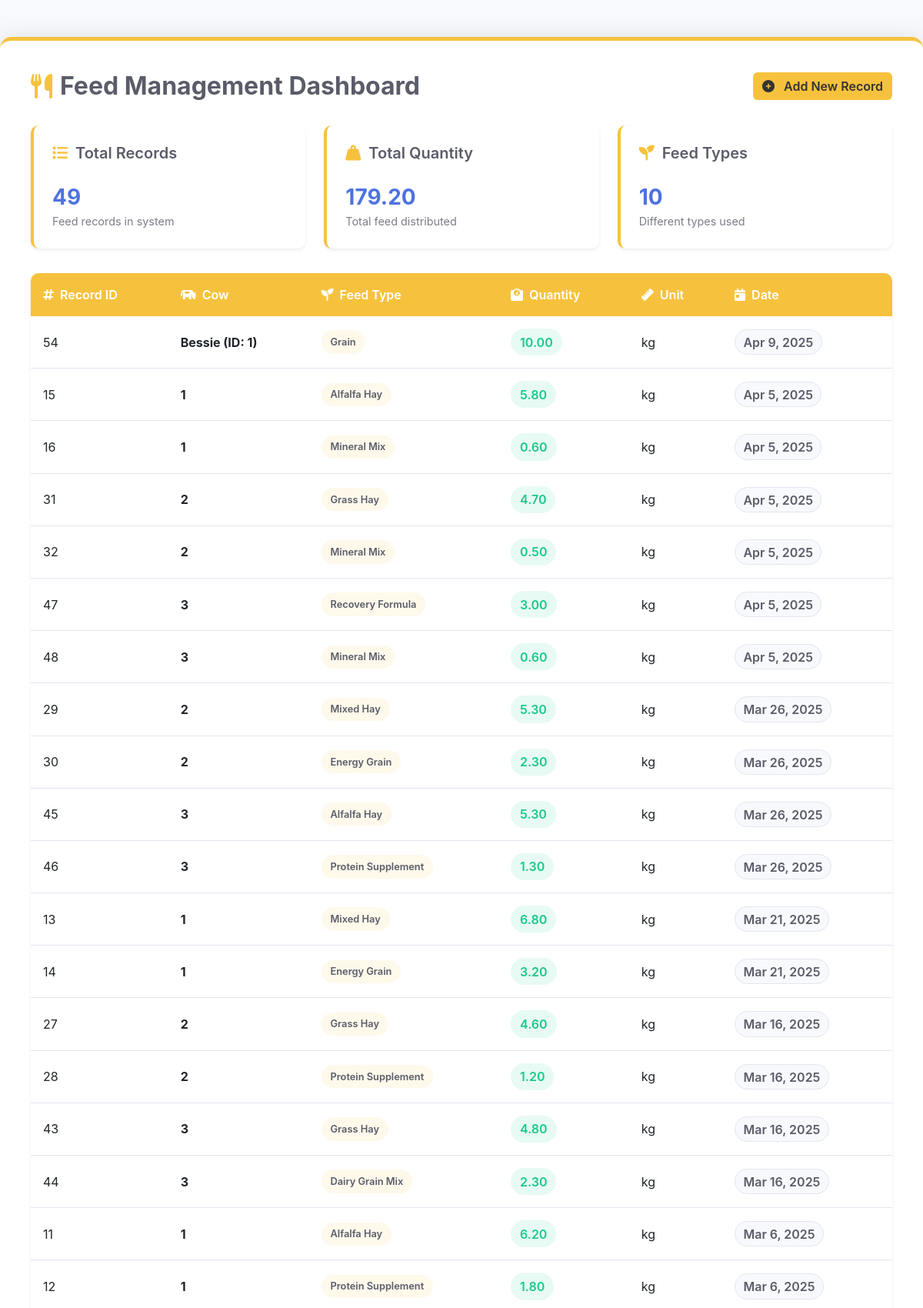
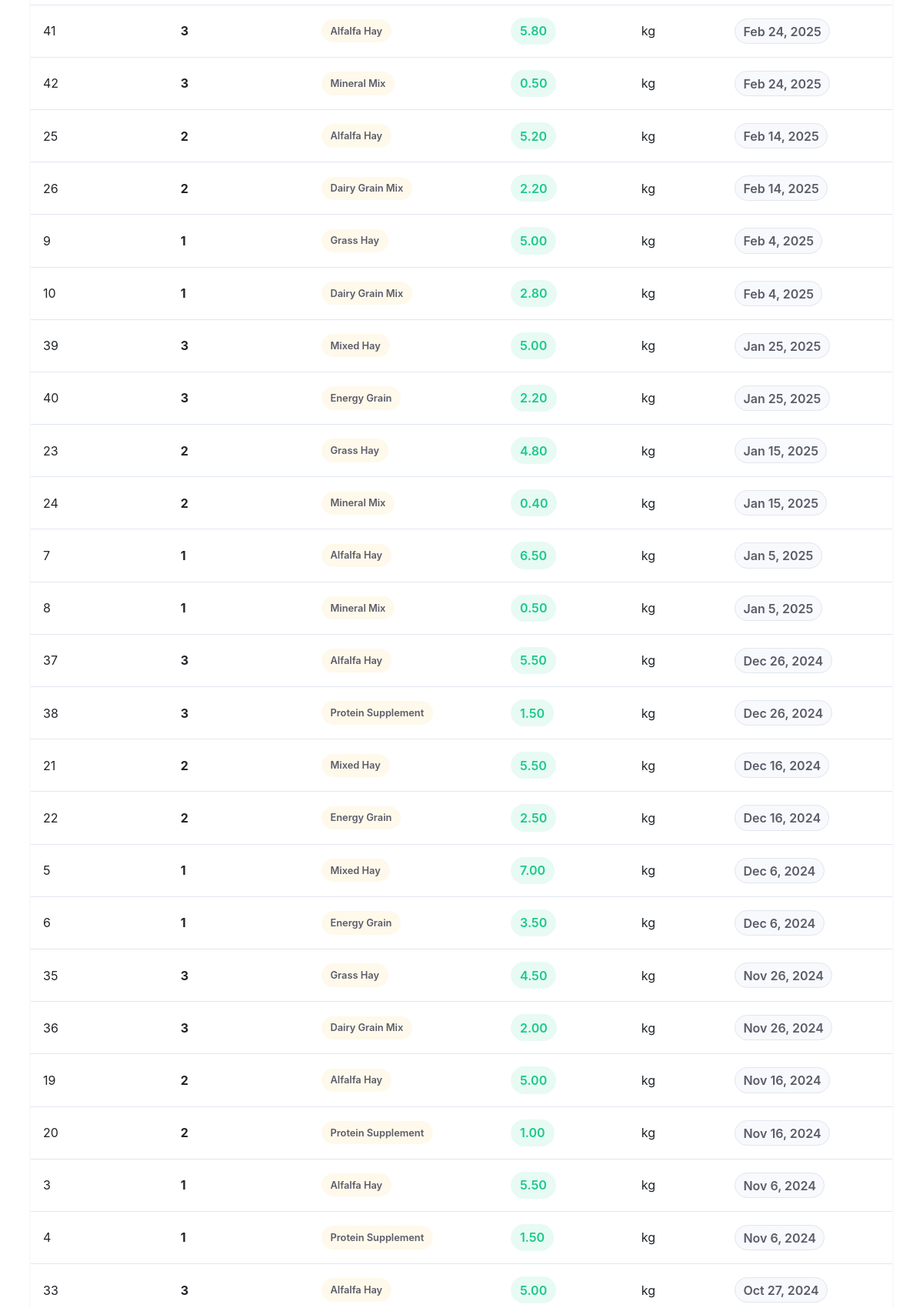
/views/feed/list.php (signed in, upper part), run on the app's committed database (2 pictures, top to bottom).
### tables this page shows
CREATE TABLE `feed_records` (
  `id` int(11) NOT NULL,
  `cow_id` varchar(50) NOT NULL,
  `date` date NOT NULL,
  `feed_type` varchar(255) NOT NULL,
  `quantity` decimal(10,2) NOT NULL,
  `unit` varchar(50) NOT NULL
);

### models/FeedRecord.php (called while the page is built, shortened)
<?php
class FeedRecord {
    private $pdo;
    public function __construct($pdo) {
        $this->pdo = $pdo;
    }
    public function getFeedRecords(int $cowId = null, string $startDate = null, string $endDate = null): array {
        try {
            $sql = "SELECT id, cow_id, date, feed_type, quantity, unit FROM feed_records WHERE 1";
            $params = [];
            $sql .= " ORDER BY date DESC";
            $stmt = $this->pdo->prepare($sql);
            $stmt->execute($params);
            return $stmt->fetchAll(PDO::FETCH_ASSOC);
        } catch (PDOException $e) {
            error_log("Database error (getFeedRecords): " . $e->getMessage());
            return [];
        }
    }
}
?>

### Views/feed/list.php (the view, shortened to what this page needs)
<?php
require_once '../../config/database.php';
require_once '../../models/FeedRecord.php';
$feedRecord = new FeedRecord($pdo);
$feeds = $feedRecord->getFeedRecords();
$cowNames = [];
try {
    $stmt = $pdo->query("SELECT id, cow_id, name FROM cows");
    while ($row = $stmt->fetch(PDO::FETCH_ASSOC)) {
        $cowNames[$row['id']] = $row['name'] . ' (ID: ' . $row['cow_id'] . ')';
    }
} catch (PDOException $e) {
    error_log("Error fetching cow names: " . $e->getMessage());
}
$totalRecords = count($feeds);
$totalQuantity = array_sum(array_column($feeds, 'quantity'));
$uniqueFeedTypes = array_unique(array_column($feeds, 'feed_type'));
?>
<!DOCTYPE html>
<html lang="en">
<head>
    <link href="https://cdn.jsdelivr.net/npm/bootstrap@5.3.0/dist/css/bootstrap.min.css" rel="stylesheet">
    <link rel="stylesheet" href="https://cdnjs.cloudflare.com/ajax/libs/font-awesome/6.4.0/css/all.min.css">
</head>
<body>
    <div class="container dashboard-container">
        <div class="page-header">
            <h2><i class="fas fa-utensils"></i> Feed Management Dashboard</h2>
            <a href="add.php" class="btn btn-feed">
                <i class="fas fa-plus-circle me-2"></i> Add New Record
            </a>
        </div>
        <div class="row stats-row">
            <div class="col-md-4">
                <div class="stats-card">
                    <h5><i class="fas fa-list"></i> Total Records</h5>
                    <div class="stat-value"><?php echo $totalRecords; ?></div>
                    <div class="stat-label">Feed records in system</div>
                </div>
            </div>
            <div class="col-md-4">
                <div class="stats-card">
                    <h5><i class="fas fa-weight-hanging"></i> Total Quantity</h5>
                    <div class="stat-value"><?php echo number_format($totalQuantity, 2); ?></div>
                    <div class="stat-label">Total feed distributed</div>
                </div>
            </div>
            <div class="col-md-4">
                <div class="stats-card">
                    <h5><i class="fas fa-seedling"></i> Feed Types</h5>
                    <div class="stat-value"><?php echo count($uniqueFeedTypes); ?></div>
                    <div class="stat-label">Different types used</div>
                </div>
            </div>
        </div>
        <div class="table-responsive">
            <table class="table table-hover">
                <thead>
                    <tr>
                        <th><i class="fas fa-hashtag me-2"></i>Record ID</th>
                        <th><i class="fas fa-cow me-2"></i>Cow</th>
                        <th><i class="fas fa-seedling me-2"></i>Feed Type</th>
                        <th><i class="fas fa-weight me-2"></i>Quantity</th>
                        <th><i class="fas fa-ruler me-2"></i>Unit</th>
                        <th><i class="fas fa-calendar-day me-2"></i>Date</th>
                    </tr>
                </thead>
                <tbody>
                    <?php if (empty($feeds)): ?>
                        <tr>
                            <td colspan="6">
                                <div class="empty-state">
                                    <i class="fas fa-utensils"></i>
                                    <h4>No Feed Records Found</h4>
                                    <p>Add new feed records to get started.</p>
                                    <a href="add.php" class="btn btn-feed mt-2">
                                        <i class="fas fa-plus-circle me-2"></i> Add New Record
                                    </a>
                                </div>
                            </td>
                        </tr>
                    <?php else: ?>
                        <?php foreach ($feeds as $feedData): ?>
                            <tr>
                                <td><?php echo htmlspecialchars($feedData['id']); ?></td>
                                <td>
                                    <strong><?php echo htmlspecialchars($cowNames[$feedData['cow_id']] ?? $feedData['cow_id']); ?></strong>
                                </td>
                                <td>
                                    <span class="feed-type-badge">
                                        <?php echo htmlspecialchars($feedData['feed_type']); ?>
                                    </span>
                                </td>
                                <td>
                                    <span class="quantity-badge">
                                        <?php echo htmlspecialchars($feedData['quantity']); ?>
                                    </span>
                                </td>
                                <td><?php echo htmlspecialchars($feedData['unit']); ?></td>
                                <td>
                                    <span class="badge-date">
                                        <?php echo date('M j, Y', strtotime($feedData['date'])); ?>
                                    </span>
                                </td>
                            </tr>
                        <?php endforeach; ?>
                    <?php endif; ?>
                </tbody>
            </table>
        </div>
    </div>
</body>
</html>

### Views/feed/list.php (style rules this page uses)
:root { --primary-color: #4e73df; --secondary-color: #1cc88a; --feed-color: #f6c23e; --dark-color: #5a5c69; --light-color: #f8f9fc; }
body { background-color: var(--light-color); font-family: 'Nunito', -apple-system, BlinkMacSystemFont, 'Segoe UI', Roboto, sans-serif; background-image: linear-gradient(180deg, var(--light-color) 10%, #f5f9e8 100%); min-height: 100vh; }
.dashboard-container { background: white; padding: 2.5rem; border-radius: 15px; box-shadow: 0 0.15rem 1.75rem 0 rgba(58, 59, 69, 0.15); margin: 3rem auto; max-width: 1200px; border-top: 5px solid var(--feed-color); }
.page-header { color: var(--dark-color); margin-bottom: 2rem; display: flex; justify-content: space-between; align-items: center; flex-wrap: wrap; }
.page-header h2 { font-weight: 700; margin: 0; display: flex; align-items: center; }
.page-header h2 i { color: var(--feed-color); margin-right: 10px; }
.stats-card { background: white; border-radius: 10px; box-shadow: 0 0.125rem 0.25rem rgba(0, 0, 0, 0.075); padding: 1.5rem; margin-bottom: 2rem; border-left: 4px solid var(--feed-color); }
.stats-card h5 { color: var(--dark-color); margin-bottom: 1.5rem; font-weight: 600; display: flex; align-items: center; }
.stats-card h5 i { margin-right: 10px; color: var(--feed-color); }
.stat-value { font-size: 1.75rem; font-weight: 700; color: var(--primary-color); }
.stat-label { font-size: 0.9rem; color: var(--dark-color); opacity: 0.8; }
.table-responsive { border-radius: 10px; overflow: hidden; box-shadow: 0 0.125rem 0.25rem rgba(0, 0, 0, 0.075); }
.table { margin-bottom: 0; }
.table thead th { background-color: var(--feed-color); color: white; font-weight: 600; border: none; padding: 1rem; }
.table tbody tr { transition: all 0.2s; }
.table tbody td { padding: 1rem; vertical-align: middle; border-color: #e3e6f0; }
.badge-date { background-color: #f8f9fc; color: var(--dark-color); font-weight: 600; padding: 0.35rem 0.65rem; border-radius: 50px; border: 1px solid #e3e6f0; }
.feed-type-badge { display: inline-block; padding: 0.35rem 0.75rem; border-radius: 50px; font-weight: 600; font-size: 0.8rem; background-color: rgba(246, 194, 62, 0.1); color: var(--dark-color); }
.quantity-badge { display: inline-block; padding: 0.35rem 0.75rem; border-radius: 50px; font-weight: 600; background-color: rgba(28, 200, 138, 0.1); color: var(--secondary-color); }
.btn-feed { background-color: var(--feed-color); border: none; color: #333; font-weight: 600; }

### data on the page
feed_records: id "54", cow "Bessie (ID: 1)", feed_type "Grain", quantity "10.00", unit "kg", date "Apr 9, 2025"
feed_records: id "15", cow "1", feed_type "Alfalfa Hay", quantity "5.80", unit "kg", date "Apr 5, 2025"
feed_records: id "16", cow "1", feed_type "Mineral Mix", quantity "0.60", unit "kg", date "Apr 5, 2025"
feed_records: id "31", cow "2", feed_type "Grass Hay", quantity "4.70", unit "kg", date "Apr 5, 2025"
feed_records: id "32", cow "2", feed_type "Mineral Mix", quantity "0.50", unit "kg", date "Apr 5, 2025"
feed_records: id "47", cow "3", feed_type "Recovery Formula", quantity "3.00", unit "kg", date "Apr 5, 2025"
feed_records: id "48", cow "3", feed_type "Mineral Mix", quantity "0.60", unit "kg", date "Apr 5, 2025"
feed_records: id "29", cow "2", feed_type "Mixed Hay", quantity "5.30", unit "kg", date "Mar 26, 2025"
feed_records: id "30", cow "2", feed_type "Energy Grain", quantity "2.30", unit "kg", date "Mar 26, 2025"
feed_records: id "45", cow "3", feed_type "Alfalfa Hay", quantity "5.30", unit "kg", date "Mar 26, 2025"
feed_records: id "46", cow "3", feed_type "Protein Supplement", quantity "1.30", unit "kg", date "Mar 26, 2025"
feed_records: id "13", cow "1", feed_type "Mixed Hay", quantity "6.80", unit "kg", date "Mar 21, 2025"
feed_records: id "14", cow "1", feed_type "Energy Grain", quantity "3.20", unit "kg", date "Mar 21, 2025"
feed_records: id "27", cow "2", feed_type "Grass Hay", quantity "4.60", unit "kg", date "Mar 16, 2025"
feed_records: id "28", cow "2", feed_type "Protein Supplement", quantity "1.20", unit "kg", date "Mar 16, 2025"
feed_records: id "43", cow "3", feed_type "Grass Hay", quantity "4.80", unit "kg", date "Mar 16, 2025"
feed_records: id "44", cow "3", feed_type "Dairy Grain Mix", quantity "2.30", unit "kg", date "Mar 16, 2025"
feed_records: id "11", cow "1", feed_type "Alfalfa Hay", quantity "6.20", unit "kg", date "Mar 6, 2025"
feed_records: id "12", cow "1", feed_type "Protein Supplement", quantity "1.80", unit "kg", date "Mar 6, 2025"
feed_records: id "41", cow "3", feed_type "Alfalfa Hay", quantity "5.80", unit "kg", date "Feb 24, 2025"
feed_records: id "42", cow "3", feed_type "Mineral Mix", quantity "0.50", unit "kg", date "Feb 24, 2025"
feed_records: id "25", cow "2", feed_type "Alfalfa Hay", quantity "5.20", unit "kg", date "Feb 14, 2025"
feed_records: id "26", cow "2", feed_type "Dairy Grain Mix", quantity "2.20", unit "kg", date "Feb 14, 2025"
feed_records: id "9", cow "1", feed_type "Grass Hay", quantity "5.00", unit "kg", date "Feb 4, 2025"
feed_records: id "10", cow "1", feed_type "Dairy Grain Mix", quantity "2.80", unit "kg", date "Feb 4, 2025"
feed_records: id "39", cow "3", feed_type "Mixed Hay", quantity "5.00", unit "kg", date "Jan 25, 2025"
feed_records: id "40", cow "3", feed_type "Energy Grain", quantity "2.20", unit "kg", date "Jan 25, 2025"
feed_records: id "23", cow "2", feed_type "Grass Hay", quantity "4.80", unit "kg", date "Jan 15, 2025"
feed_records: id "24", cow "2", feed_type "Mineral Mix", quantity "0.40", unit "kg", date "Jan 15, 2025"
feed_records: id "7", cow "1", feed_type "Alfalfa Hay", quantity "6.50", unit "kg", date "Jan 5, 2025"
feed_records: id "8", cow "1", feed_type "Mineral Mix", quantity "0.50", unit "kg", date "Jan 5, 2025"
feed_records: id "37", cow "3", feed_type "Alfalfa Hay", quantity "5.50", unit "kg", date "Dec 26, 2024"
feed_records: id "38", cow "3", feed_type "Protein Supplement", quantity "1.50", unit "kg", date "Dec 26, 2024"
feed_records: id "21", cow "2", feed_type "Mixed Hay", quantity "5.50", unit "kg", date "Dec 16, 2024"
feed_records: id "22", cow "2", feed_type "Energy Grain", quantity "2.50", unit "kg", date "Dec 16, 2024"
feed_records: id "5", cow "1", feed_type "Mixed Hay", quantity "7.00", unit "kg", date "Dec 6, 2024"
feed_records: id "6", cow "1", feed_type "Energy Grain", quantity "3.50", unit "kg", date "Dec 6, 2024"
feed_records: id "35", cow "3", feed_type "Grass Hay", quantity "4.50", unit "kg", date "Nov 26, 2024"
feed_records: id "36", cow "3", feed_type "Dairy Grain Mix", quantity "2.00", unit "kg", date "Nov 26, 2024"
feed_records: id "19", cow "2", feed_type "Alfalfa Hay", quantity "5.00", unit "kg", date "Nov 16, 2024"
feed_records: id "20", cow "2", feed_type "Protein Supplement", quantity "1.00", unit "kg", date "Nov 16, 2024"
feed_records: id "3", cow "1", feed_type "Alfalfa Hay", quantity "5.50", unit "kg", date "Nov 6, 2024"
feed_records: id "4", cow "1", feed_type "Protein Supplement", quantity "1.50", unit "kg", date "Nov 6, 2024"
feed_records: id "33", cow "3", feed_type "Alfalfa Hay", quantity "5.00", unit "kg", date "Oct 27, 2024"

### other printed values
$totalRecords "49"
$totalQuantity "179.20"
count($uniqueFeedTypes) "10"
